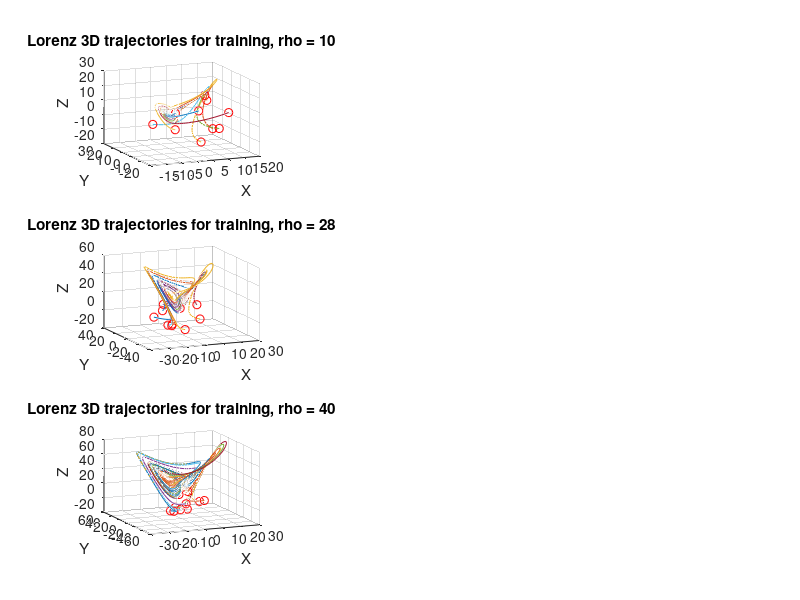

Reproduce this figure in MATLAB. (Note: this script raises an error after producing the figure.)
%%%%%%%%%%%%%%%%%%%%%%%%%%%%%%%%%%%%%%%%%%%%%%%%%%%%%%%%%%%%%%%%%%%%%%%%%%%
%                                                                         %
%     This code developed by M.Brunetti, in partial fulfilment of the     % 
%     requirements of course "Modelling from Measurements" - #055461      % 
%                                                                         %
%                                               Politecnico di Milano     %
%                                                           June 2020     %
%                                                                         %
%%%%%%%%%%%%%%%%%%%%%%%%%%%%%%%%%%%%%%%%%%%%%%%%%%%%%%%%%%%%%%%%%%%%%%%%%%%

%%% NN training on Lorenz trajectory set (multiple rho), then forecast %%%&

%% DATA INITIALIZATION

clear all, close all
mr = 10; % number of trajectories for training 
dt = 0.01; T = 10; t = 0:dt:T; % trajectories time base
b = 8/3; sig = 10; % Lorenz attractor parameters
R1 = [10 28 40]; % rho values for training (the higher, the more chaotic)
R2 = [17 35]; % rho values for testing 
input = []; % input to train the NN
output = []; % output to train the NN 

for i = 1:length(R1)
    
    r = R1(i); 
    Lorenz = @(t,x)([ sig * (x(2) - x(1))       ; ...
                      r * x(1)-x(1) * x(3) - x(2) ; ...
                      x(1) * x(2) - b*x(3)         ]);              
    ode_options = odeset('RelTol',1e-10, 'AbsTol',1e-11);     
    
    figure(1); 
    subplot(3,3,1+3*(i-1));  
    for ii = 1:mr  
        x0 = 30*(rand(3,1)-0.5);
        [~,y] = ode45(Lorenz,t,x0);
        input = [input; y(1:end-1,:)];
        output = [output; y(2:end,:)];               
        plot3(y(:,1),y(:,2),y(:,3)), hold on
        plot3(x0(1),x0(2),x0(3),'ro')               
    end   
    title(['Lorenz 3D trajectories for training, rho = ' num2str(r)]);
    xlabel('X');
    ylabel('Y');
    zlabel('Z');
    view(-23,18);
    grid on
    
end

%% NN TRAINING

net = feedforwardnet([5 5 5]);
net.layers{1}.transferFcn = 'logsig';
net.layers{2}.transferFcn = 'radbas';
net.layers{3}.transferFcn = 'purelin';
net = train(net,input.',output.');

%% ODE SOLUTION Vs NN FORECAST

for i =1:length(R2)  
    
    r = R2(i);
    for ii = 1:2
        
        r = R2(ii); 
        x0 = 20*(rand(3,1)-0.5); % new IC (not in the training)
        [~,y] = ode45(Lorenz,t,x0); % new trajectory (based on physics)
        x0_NN = x0; 
        y_NN(1,:) = x0_NN; 
        
        for j = 2:length(t)
            y0 = net(x0_NN);
            y_NN(j,:) = y0.';
            x0_NN = y0; 
        end

        %% RESULTS PLOTTING         

        figure(1); 
        
        subplot(3,3,1+ii);
        plot(t,y(:,3),'r',t,y_NN(:,3),'b-.')
        title(['ODE solution vs NN forecast, rho = ' num2str(r)])
        xlabel('Time');
        ylabel('Z');
        legend({'ODE','NN'});
        grid on;
    
        subplot(3,3,4+ii)
        plot(t,y(:,2),'r',t,y_NN(:,2),'b-.')
        title(['ODE solution vs NN forecast, rho = ' num2str(r)])
        xlabel('Time');
        ylabel('Y');
        legend({'ODE','NN'});
        grid on;
    
        subplot(3,3,7+ii)
        plot(t,y(:,1),'r',t,y_NN(:,1),'b-.')
        title(['ODE solution vs NN forecast, rho = ' num2str(r)])
        xlabel('Time');
        ylabel('X');
        legend({'ODE','NN'}); 
        grid on;
        
    end   
end
